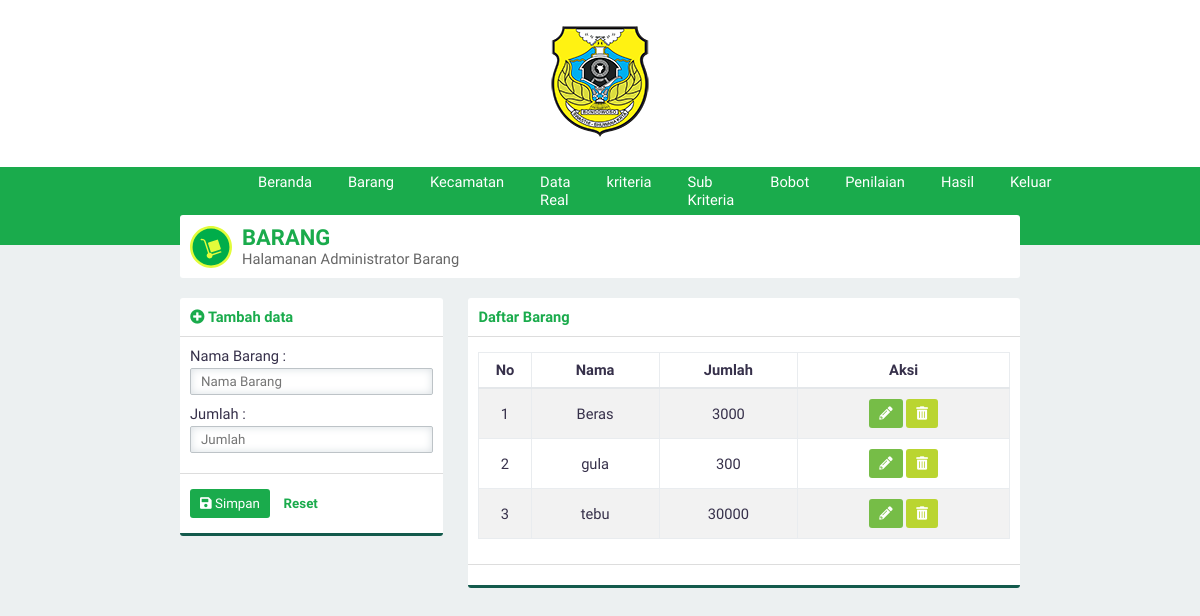
Before: /?page=barang (signed in) with the older database file.
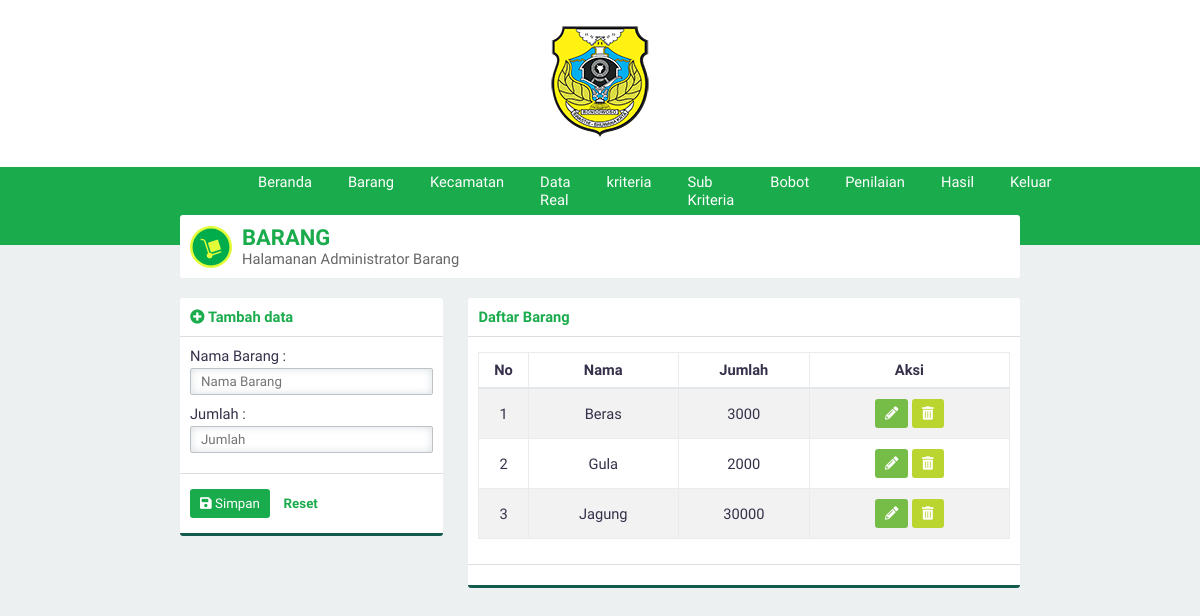
After: the same page with the newer database file.
### tables this page shows
CREATE TABLE `jenis_barang` (
  `id_jenisbarang` int(3) NOT NULL,
  `namaBarang` varchar(30) NOT NULL,
  `jumlah` varchar(20) NOT NULL
);

### page/barang.php (the view, shortened to what this page needs)
<div class="panel">
    <div class="panel-middle" id="judul">
        <img src="asset/image/barang.svg">
        <div id="judul-text">
            <h2 class="text-green">BARANG</h2>
            Halamanan Administrator Barang
        </div>
    </div>
</div>
<div class="row">
    <div class="col-4">
        <div class="panel">
            <?php
            if (@htmlspecialchars($_GET['aksi']) == 'ubah') {
                include 'ubahbarang.php';
            } else {
                include 'tambahbarang.php';
            }
            ?>
        </div>
    </div>
    <div class="col-8">
        <div class="panel">
            <div class="panel-top">
                <b class="text-green">Daftar Barang</b>
            </div>
            <div class="panel-middle">
                <div class="table-responsive">
                    <table>
                        <thead>
                            <tr>
                                <th>No</th>
                                <th>Nama</th>
                                <th>Jumlah</th>
                                <th>Aksi</th>
                            </tr>
                        </thead>
                        <tbody>
                            <?php
                            $query = "SELECT * FROM jenis_barang";
                            $execute = $konek->query($query);
                            if ($execute->num_rows > 0) {
                                $no = 1;
                                while ($data = $execute->fetch_array(MYSQLI_ASSOC)) {
                                    echo "
                                <tr id='data'>
                                    <td>$no</td>
                                    <td>$data[namaBarang]</td>
                                    <td>$data[jumlah]</td>
                                    <td>
                                    <div class='norebuttom'>
                                    <a class=\"btn btn-light-green\" href='./?page=barang&aksi=ubah&id=" . $data['id_jenisbarang'] . "'><i class='fa fa-pencil-alt'></i></a>
                                    <a class=\"btn btn-yellow\" data-a=" . $data['namaBarang'] . " id='hapus' href='./proses/proseshapus.php/?op=barang&id=" . $data['id_jenisbarang'] . "'><i class='fa fa-trash-alt'></i></a></td>
                                </div></tr>";
                                    $no++;
                                }
                            } else {
                                echo "<tr><td  class='text-center text-green' colspan='3'>Kosong</td></tr>";
                            }
                            ?>
                </div>
            </div>
            <div class="panel-bottom"></div>
        </div>

Changed rows visible on the page:
changed jenis_barang: namaBarang "gula" → "Gula"; jumlah "300" → "2000"
changed jenis_barang: namaBarang "tebu" → "Jagung"
